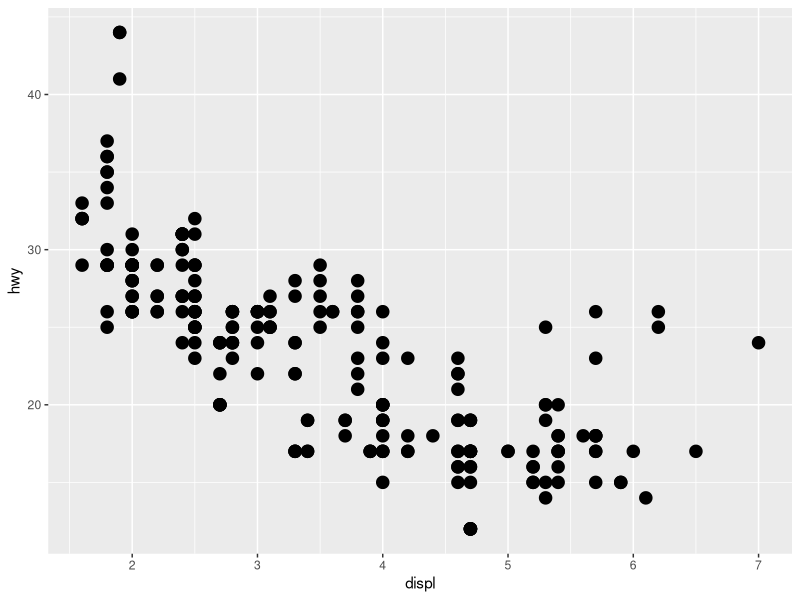
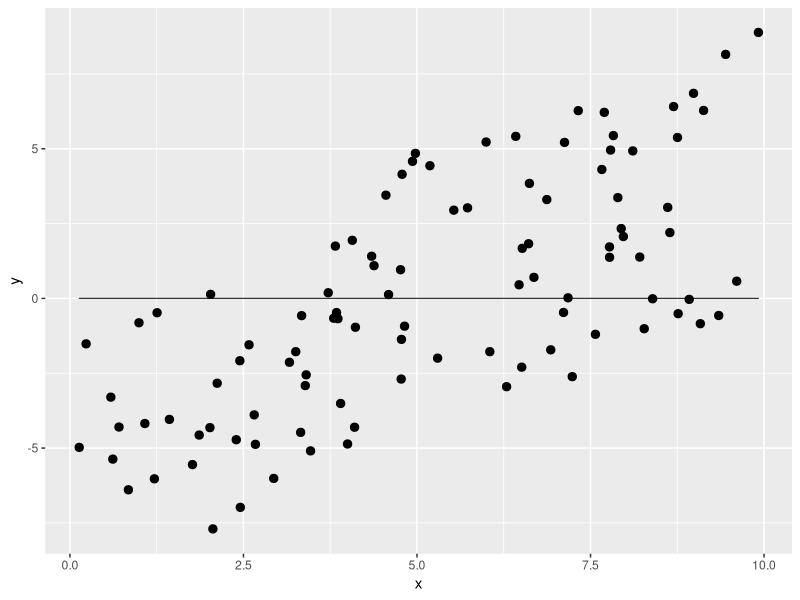

Write the R code that produced these figures, in order.
## ---- chunk 1
library(ggplot2)
library(grid)
## ---- chunk 2
# this is taken driectly for example vignette
# probably change to another simple geom type (hist, etc.)
GeomSimplePoint <- ggproto("GeomSimplePoint", Geom,
  required_aes = c("x", "y"),
  default_aes = aes(shape = 19, colour = "black"),
  draw_key = draw_key_point,

  draw_panel = function(data, panel_params, coord) {
    coords <- coord$transform(data, panel_params)
    grid::pointsGrob(
      coords$x, coords$y,
      pch = coords$shape,
      gp = grid::gpar(col = coords$colour)
    )
  }
)

geom_simple_point <- function(mapping = NULL, data = NULL, stat = "identity",
                              position = "identity", na.rm = FALSE, show.legend = NA, 
                              inherit.aes = TRUE, ...) {
  layer(
    geom = GeomSimplePoint, mapping = mapping,  data = data, stat = stat, 
    position = position, show.legend = show.legend, inherit.aes = inherit.aes,
    params = list(na.rm = na.rm, ...)
  )
}

ggplot(mpg, aes(displ, hwy)) + 
  geom_simple_point()
## ---- chunk 3
StatDifference <- ggproto("StatDifference", Stat,
  compute_group = function(data, scales) {
    method1 <- data$x
    new_data <- data.frame(x = method1)
    new_data$y <- data$x - data$y
    
    new_data
  },
  
  required_aes = c("x", "y")
)

GeomSimpleDifference <- ggproto("GeomSimpleDifference", Geom,
  required_aes = c("x", "y"),
  default_aes = aes(shape = 20, color = "black"),
  draw_key = draw_key_point,
  
  draw_panel = function(data, panel_params, coord) {
    coords <- coord$transform(data, panel_params)
    gList(grid::pointsGrob(
      coords$x, coords$y,
      pch = coords$shape,
      gp = grid::gpar(col = coords$colour)
    ),
    grid::linesGrob(
      coords$x, mean(coords$y),
      gp = grid::gpar(col = coords$colour)
    ))
  }
  
)

geom_simple_diff <- function(mapping = NULL, data = NULL, stat = "difference",
                              position = "identity", na.rm = FALSE, show.legend = NA, 
                              inherit.aes = TRUE, ...) {
  layer(
    geom = GeomSimpleDifference, mapping = mapping,  data = data, stat = stat, 
    position = position, show.legend = show.legend, inherit.aes = inherit.aes,
    params = list(na.rm = na.rm, ...)
  )
}

set.seed(1)
data <- data.frame(x = runif(100, 0, 10),
                   y = runif(100, 0, 10))

ggplot(data, aes(x, y)) + 
  geom_simple_diff()
